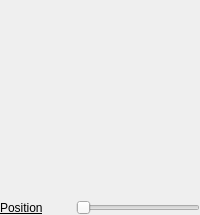
          <widget class="QWidget" name="simulationTab">
           <property name="styleSheet">
            <string notr="true">QPushButton:hover {
  border: 1px outset #71869c;
  border-radius: 2px;
  background-color: qlineargradient(x1: 0, y1: 0, x2: 0, y2: 1,
                                 stop: 0 #c5d3df, stop: 1 #b2c1d1);
} </string>
           </property>
           <attribute name="title">
            <string>Simulation View</string>
           </attribute>
           <layout class="QVBoxLayout" name="verticalLayout_9">
            <property name="spacing">
             <number>0</number>
            </property>
            <property name="margin">
             <number>0</number>
            </property>
            <item>
             <widget class="OpenSCAM::GLView" name="simulationView" native="true">
              <property name="sizePolicy">
               <sizepolicy hsizetype="Expanding" vsizetype="Expanding">
                <horstretch>1</horstretch>
                <verstretch>1</verstretch>
               </sizepolicy>
              </property>
              <property name="minimumSize">
               <size>
                <width>200</width>
                <height>200</height>
               </size>
              </property>
              <property name="contextMenuPolicy">
               <enum>Qt::CustomContextMenu</enum>
              </property>
              <property name="layoutDirection">
               <enum>Qt::LeftToRight</enum>
              </property>
             </widget>
            </item>
            <item>
             <layout class="QGridLayout" name="gridLayout_9">
              <property name="horizontalSpacing">
               <number>6</number>
              </property>
              <item row="0" column="1">
               <widget class="QSlider" name="positionSlider">
                <property name="focusPolicy">
                 <enum>Qt::NoFocus</enum>
                </property>
                <property name="toolTip">
                 <string>Set tool path position</string>
                </property>
                <property name="maximum">
                 <number>10000</number>
                </property>
                <property name="singleStep">
                 <number>10</number>
                </property>
                <property name="pageStep">
                 <number>100</number>
                </property>
                <property name="orientation">
                 <enum>Qt::Horizontal</enum>
                </property>
               </widget>
              </item>
              <item row="0" column="0">
               <widget class="QLabel" name="label_28">
                <property name="minimumSize">
                 <size>
                  <width>70</width>
                  <height>0</height>
                 </size>
                </property>
                <property name="maximumSize">
                 <size>
                  <width>70</width>
                  <height>16777215</height>
                 </size>
                </property>
                <property name="font">
                 <font>
                  <underline>true</underline>
                 </font>
                </property>
                <property name="text">
                 <string>Position</string>
                </property>
                <property name="alignment">
                 <set>Qt::AlignLeading|Qt::AlignLeft|Qt::AlignVCenter</set>
                </property>
               </widget>
              </item>
             </layout>
            </item>
           </layout>
          </widget>
